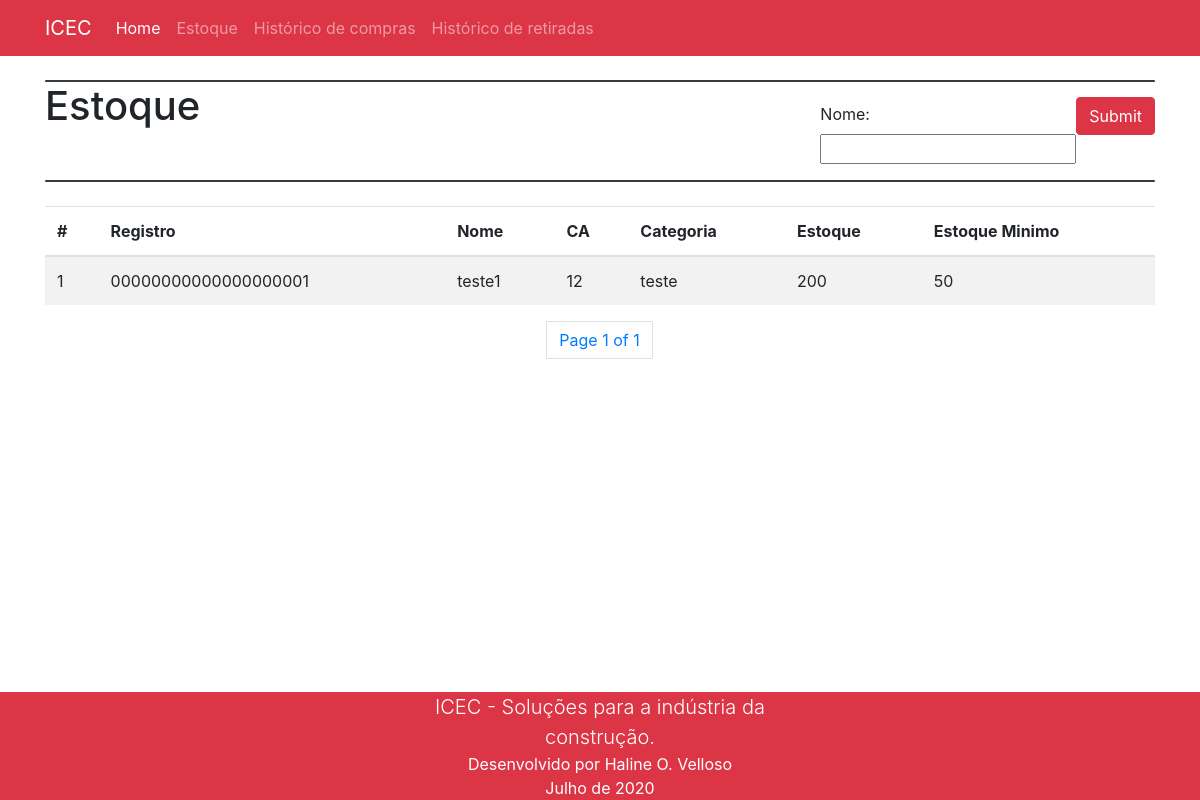
The page /estoque/?page=2 on the database as committed earlier.
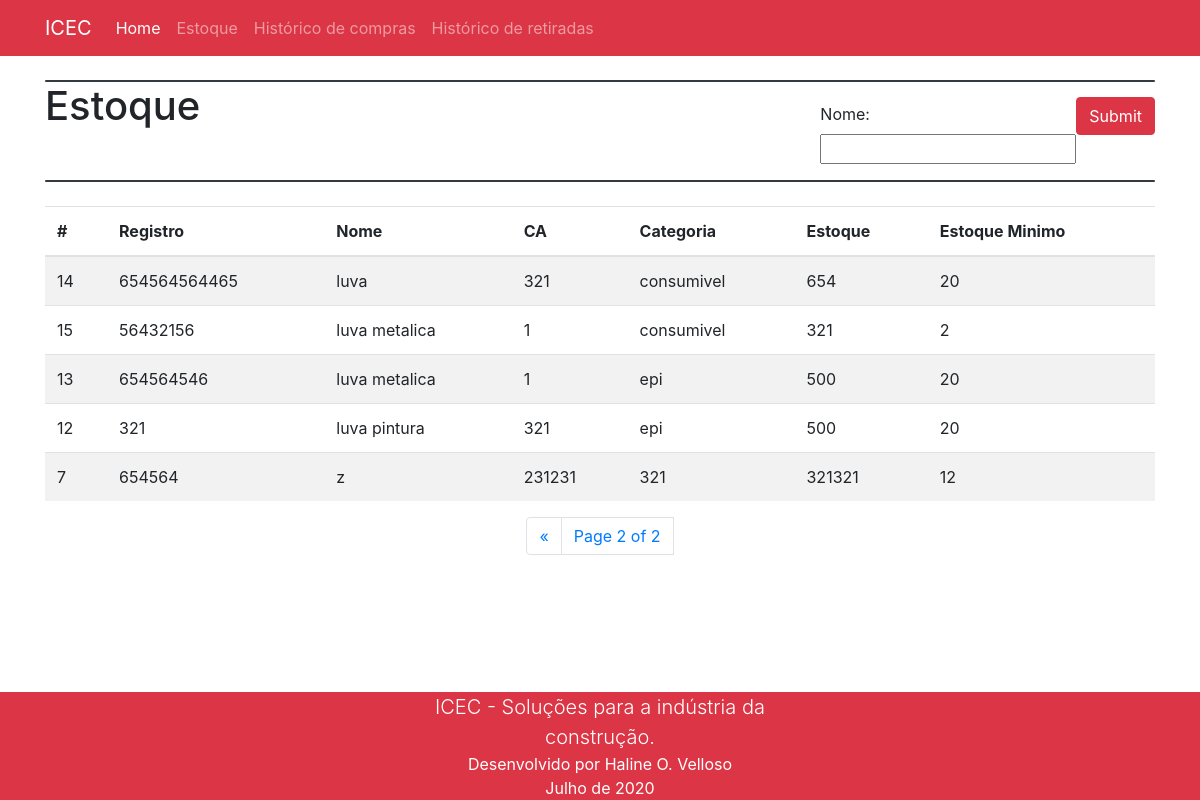
The same page on the database as committed later.
### controle/models.py (models this page shows, shortened)
class Produto(models.Model):
    registro = models.CharField('ID', max_length=20, help_text='Máximo 20 caracteres', unique=True)
    nome = models.CharField('Nome', max_length=255)
    ca = models.IntegerField('CA')
    categoria = models.CharField('Categoria', max_length=100)
    qtd_estoque = models.IntegerField('Estoque')
    qtd_estoque_min = models.IntegerField('Estoque minimo')
    data_cadastro = models.DateTimeField(default=timezone.now, editable=False)
    modificado_em = models.DateTimeField(default=timezone.now, editable=False)
    class Meta:
        verbose_name = 'Produto'
        verbose_name_plural = 'Produtos'

### controle/views.py (the view)
# urls.py: path('estoque/', estoque, name='estoque'),
def estoque(request):
    produto_list = Produto.objects.all().order_by('nome', 'categoria')
    produto_filter = ProdutoFilter(request.GET, queryset=produto_list)
    paginator = Paginator(produto_filter.qs, 10)
    page = request.GET.get('page')
    try:
        produtos = paginator.page(page)
    except PageNotAnInteger:
        produtos = paginator.page(1)
    except EmptyPage:
        produtos = paginator.page(paginator.num_pages)
    return render(request, 'estoque.html', {'page':page,'produtos':produtos, 'produto_filter': produto_filter})

### templates/estoque.html (shortened to what this page needs)
<!DOCTYPE html>
{% load bootstrap4 %}
{% load static %}
<html lang="pt-br">
<head>
    {% bootstrap_css %}
</head>
<body>
    {%	include	"nav.html" %}
    <div class="container">
        <br>
        <div class="progress" style="height: 2px;">
            <div class="progress-bar bg-dark" role="progressbar" style="width: 100%;" aria-valuenow="25"
                aria-valuemin="0" aria-valuemax="100"></div>
        </div>
        <div style="width: 100%; display: table;">
            <div style="display: table-row">
                <div style="width: 800px; display: table-cell;">
                    <h1>Estoque</h1>
                </div>
                <div style="display: table-cell;">
                    <form method="get">
                        <div style="width: 100%; display: table;">
                            <div style="display: table-row">
                                <div style="width: 600px;  display: table-cell;"> {{ produto_filter.form.as_p }} </div>
                                <div style="display: table-cell;"> <input type="submit" class="btn btn-danger" /> </div>
                            </div>
                        </div>
                    </form>
                </div>
            </div>
        </div>
        <div class="progress" style="height: 2px;">
            <div class="progress-bar bg-dark" role="progressbar" style="width: 100%;" aria-valuenow="25"
                aria-valuemin="0" aria-valuemax="100"></div>
        </div><br>
        <table class="table table-striped">
            <thead>
                <th scope="col">#</th>
                <th scope="col">Registro</th>
                <th scope="col">Nome</th>
                <th scope="col">CA</th>
                <th scope="col">Categoria</th>
                <th scope="col">Estoque</th>
                <th scope="col">Estoque Minimo</th>
            </thead>
            <tbody>
                {% for produto in produtos %}
                <tr class="{% if produto.qtd_estoque < produto.qtd_estoque_min %} table-danger{% endif %}">
                    <td scope="row">{{ produto.id }}</td>
                    <td scope="row">{{ produto.registro }}</td>
                    <td scope="row">{{ produto.nome }}</td>
                    <td scope="row">{{ produto.ca }}</td>
                    <td scope="row">{{ produto.categoria }}</td>
                    <td scope="row">{{ produto.qtd_estoque }}</td>
                    <td scope="row">{{ produto.qtd_estoque_min }}</td>
                </tr>
                {% endfor %}
            </tbody>
        </table>
        {%	include	"pagination.html"	with	page=produtos	%}
    </div>
    {% include "rodape.html" %}
</body>
</html>

### templates/nav.html (shortened to what this page needs)
<header>
    <nav class="navbar navbar-expand-lg navbar-dark bg-danger nav justify-content-center">
        <div class="container">
            <a class="navbar-brand" href="#">ICEC</a>
            <div class="collapse navbar-collapse" id="navbarSupportedContent">
                <ul class="navbar-nav mr-auto">
                    <li class="nav-item active">
                        <a class="nav-link" href="/">Home <span class="sr-only">(current)</span></a>
                    </li>
                    <li class="nav-item">
                        <a class="nav-link" href="/estoque">Estoque</a>
                    </li>
                    {% if not user.is_anonymous %}
                    <li class="nav-item dropdown">
                        <a class="nav-link dropdown-toggle" href="" id="navbarDropdown" role="button"
                            data-toggle="dropdown" aria-haspopup="true" aria-expanded="false">
                            Compras
                        </a>
                        <div class="dropdown-menu" aria-labelledby="navbarDropdown">
                            <a class="dropdown-item" href="/compra">Cadastrar compra</a>
                            <div class="dropdown-divider"></div>
                            <a class="dropdown-item" href="/comprasrealizadas">Histórico de compras</a>
                        </div>
                        {% else %}
                    <li class="nav-item">
                        <a class="nav-link" href="/comprasrealizadas">Histórico de compras</a>
                    </li>
                    {% endif %}
                    {% if not user.is_anonymous %}
                    <li class="nav-item dropdown">
                        <a class="nav-link dropdown-toggle" href="#" id="navbarDropdown" role="button"
                            data-toggle="dropdown" aria-haspopup="true" aria-expanded="false">
                            Retirada
                        </a>
                        <div class="dropdown-menu" aria-labelledby="navbarDropdown">
                            <a class="dropdown-item" href="/retirada">Cadastrar retirada</a>
                            <div class="dropdown-divider"></div>
                            <a class="dropdown-item" href="/retiradasrealizadas">Histórico de retiradas</a>
                        </div>
                    </li>
                    <li class="nav-item">
                        <a class="nav-link" href="/cadastro">Cadastrar Usuario</a>
                    </li>
                    {% else %}
                    <li class="nav-item">
                        <a class="nav-link" href="/retiradasrealizadas">Histórico de retiradas</a>
                    </li>
                    {% endif %}
            </div>
        </div>
    </nav>
</header>

### templates/pagination.html (shortened to what this page needs)
<nav aria-label="Page navigation example">
    <ul class="pagination justify-content-center">
        <li class="page-item">
            {% if page.has_previous %}
            {% if 'nome' in request.get_full_path %}
            <a class="page-link" href="{{ request.get_full_path }}&page={{page.previous_page_number}}"
                aria-label="Próximo">
                {% else %}
                <a class="page-link" href="?page={{page.previous_page_number}}" aria-label="Próximo">
                    {% endif %}
                    <span aria-hidden="true">&laquo;</span>
                </a>
                {% endif %}
        </li>
        <li class="page-item">
            <a class="page-link">Page {{page.number}} of {{page.paginator.num_pages}}</a>
        </li>
    </ul>
</nav>

### templates/rodape.html
{% load static %}
<div style="position:fixed; bottom:0" class="container-fluid bg-danger text-white text-center">
    <div class="row">
        <div class="col-md-4 mx-auto text-center">
            <span class="lead">ICEC - Soluções para a indústria da construção.</span><br>
            <span>Desenvolvido por Haline O. Velloso</span><br>
            <span>Julho de 2020</span>
        </div>
    </div>
</div>

Rows that differ between the two databases and show on the page:
no longer on this page (row edited): Produto: id "1", registro "00000000000000000001", nome "teste1", ca "12", categoria "teste", qtd_estoque "200", qtd_estoque_min "50"
added Produto: id "14", registro "654564564465", nome "luva", ca "321", categoria "consumivel", qtd_estoque "654", qtd_estoque_min "20"
added Produto: id "15", registro "56432156", nome "luva metalica", ca "1", categoria "consumivel", qtd_estoque "321", qtd_estoque_min "2"
added Produto: id "13", registro "654564546", nome "luva metalica", ca "1", categoria "epi", qtd_estoque "500", qtd_estoque_min "20"
added Produto: id "12", registro "321", nome "luva pintura", ca "321", categoria "epi", qtd_estoque "500", qtd_estoque_min "20"
added Produto: id "7", registro "654564", nome "z", ca "231231", categoria "321", qtd_estoque "321321", qtd_estoque_min "12"
Other text that changed with them:
{{ page.number }}: "1" → "2"
{{ page.paginator.num_pages }}: "1" → "2"
